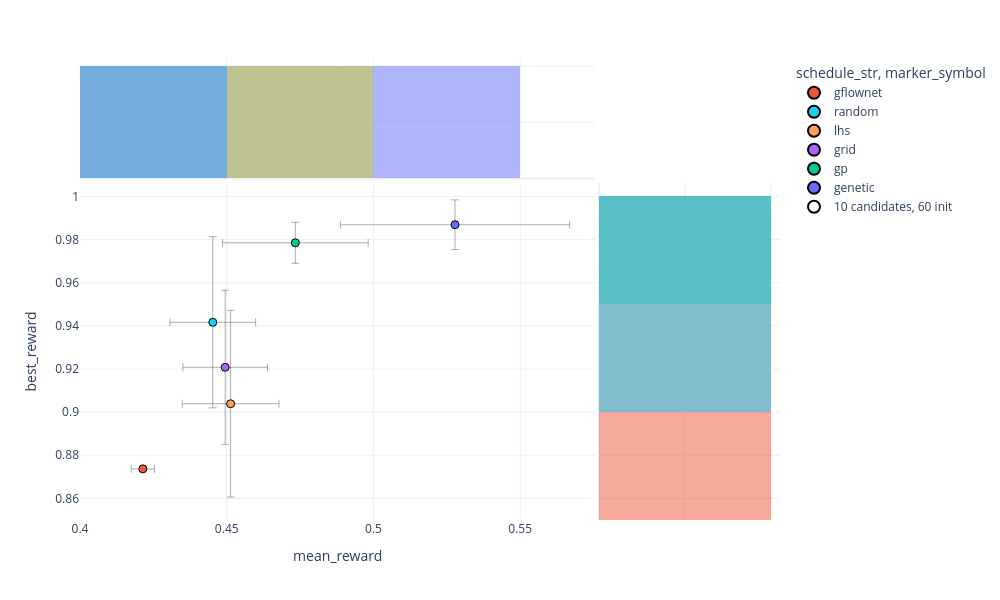

The code cell stored with this chart in its notebook:
### Code cell
plot_scatter(agg, symbols)

### Figure 1 — Plotly figure (JSON) as saved in the notebook; plotly's stock layout.template omitted (floating-point values rounded to 4 significant figures)
{"data": [{"customdata": [["60 + 10 * 6 | acquisition: top_k | init: random"]], "error_x": {"array": [0.03906], "color": "rgba(0,0,0,0.4)", "thickness": 0.8, "width": 4}, "error_y": {"array": [0.01152], "color": "rgba(0,0,0,0.4)", "thickness": 0.8, "width": 4}, "hovertemplate": "schedule_str=genetic:6<br>marker_symbol=0<br>mean_reward=%{x}<br>best_reward=%{y}<br>run=%{customdata[0]}<extra></extra>", "legendgroup": "genetic:6, 0", "marker": {"color": "#636efa", "line": {"color": "black", "width": 1}, "opacity": 1.0, "size": 8, "symbol": "circle"}, "mode": "markers", "name": "genetic:6, 0", "orientation": "v", "showlegend": false, "type": "scatter", "x": [0.5278], "xaxis": "x", "y": [0.9869], "yaxis": "y"}, {"bingroup": "x", "hovertemplate": "schedule_str=genetic:6<br>marker_symbol=0<br>mean_reward=%{x}<br>count=%{y}<extra></extra>", "legendgroup": "genetic:6, 0", "marker": {"color": "#636efa"}, "name": "genetic:6, 0", "opacity": 0.5, "showlegend": false, "type": "histogram", "x": [0.5278], "xaxis": "x3", "yaxis": "y3"}, {"bingroup": "y", "hovertemplate": "schedule_str=genetic:6<br>marker_symbol=0<br>best_reward=%{y}<br>count=%{x}<extra></extra>", "legendgroup": "genetic:6, 0", "marker": {"color": "#636efa"}, "name": "genetic:6, 0", "opacity": 0.5, "showlegend": false, "type": "histogram", "xaxis": "x2", "y": [0.9869], "yaxis": "y2"}, {"customdata": [["60 + 10 * 6 | acquisition: top_k | init: random | gfn_batch_size: 16 | gfn_n_train_steps: 150"]], "error_x": {"array": [0.003965], "color": "rgba(0,0,0,0.4)", "thickness": 0.8, "width": 4}, "error_y": {"array": [0.0], "color": "rgba(0,0,0,0.4)", "thickness": 0.8, "width": 4}, "hovertemplate": "schedule_str=gflownet:6<br>marker_symbol=0<br>mean_reward=%{x}<br>best_reward=%{y}<br>run=%{customdata[0]}<extra></extra>", "legendgroup": "gflownet:6, 0", "marker": {"color": "#EF553B", "line": {"color": "black", "width": 1}, "opacity": 1.0, "size": 8, "symbol": "circle"}, "mode": "markers", "name": "gflownet:6, 0", "orientation": "v", "showlegend": false, "type": "scatter", "x": [0.4214], "xaxis": "x", "y": [0.8737], "yaxis": "y"}, {"bingroup": "x", "hovertemplate": "schedule_str=gflownet:6<br>marker_symbol=0<br>mean_reward=%{x}<br>count=%{y}<extra></extra>", "legendgroup": "gflownet:6, 0", "marker": {"color": "#EF553B"}, "name": "gflownet:6, 0", "opacity": 0.5, "showlegend": false, "type": "histogram", "x": [0.4214], "xaxis": "x3", "yaxis": "y3"}, {"bingroup": "y", "hovertemplate": "schedule_str=gflownet:6<br>marker_symbol=0<br>best_reward=%{y}<br>count=%{x}<extra></extra>", "legendgroup": "gflownet:6, 0", "marker": {"color": "#EF553B"}, "name": "gflownet:6, 0", "opacity": 0.5, "showlegend": false, "type": "histogram", "xaxis": "x2", "y": [0.8737], "yaxis": "y2"}, {"customdata": [["60 + 10 * 6 | acquisition: top_k | init: random"]], "error_x": {"array": [0.02481], "color": "rgba(0,0,0,0.4)", "thickness": 0.8, "width": 4}, "error_y": {"array": [0.009518], "color": "rgba(0,0,0,0.4)", "thickness": 0.8, "width": 4}, "hovertemplate": "schedule_str=gp:6<br>marker_symbol=0<br>mean_reward=%{x}<br>best_reward=%{y}<br>run=%{customdata[0]}<extra></extra>", "legendgroup": "gp:6, 0", "marker": {"color": "#00cc96", "line": {"color": "black", "width": 1}, "opacity": 1.0, "size": 8, "symbol": "circle"}, "mode": "markers", "name": "gp:6, 0", "orientation": "v", "showlegend": false, "type": "scatter", "x": [0.4734], "xaxis": "x", "y": [0.9785], "yaxis": "y"}, {"bingroup": "x", "hovertemplate": "schedule_str=gp:6<br>marker_symbol=0<br>mean_reward=%{x}<br>count=%{y}<extra></extra>", "legendgroup": "gp:6, 0", "marker": {"color": "#00cc96"}, "name": "gp:6, 0", "opacity": 0.5, "showlegend": false, "type": "histogram", "x": [0.4734], "xaxis": "x3", "yaxis": "y3"}, {"bingroup": "y", "hovertemplate": "schedule_str=gp:6<br>marker_symbol=0<br>best_reward=%{y}<br>count=%{x}<extra></extra>", "legendgroup": "gp:6, 0", "marker": {"color": "#00cc96"}, "name": "gp:6, 0", "opacity": 0.5, "showlegend": false, "type": "histogram", "xaxis": "x2", "y": [0.9785], "yaxis": "y2"}, {"customdata": [["60 + 10 * 6 | acquisition: top_k | init: random"]], "error_x": {"array": [0.01443], "color": "rgba(0,0,0,0.4)", "thickness": 0.8, "width": 4}, "error_y": {"array": [0.03575], "color": "rgba(0,0,0,0.4)", "thickness": 0.8, "width": 4}, "hovertemplate": "schedule_str=grid:6<br>marker_symbol=0<br>mean_reward=%{x}<br>best_reward=%{y}<br>run=%{customdata[0]}<extra></extra>", "legendgroup": "grid:6, 0", "marker": {"color": "#ab63fa", "line": {"color": "black", "width": 1}, "opacity": 1.0, "size": 8, "symbol": "circle"}, "mode": "markers", "name": "grid:6, 0", "orientation": "v", "showlegend": false, "type": "scatter", "x": [0.4495], "xaxis": "x", "y": [0.9208], "yaxis": "y"}, {"bingroup": "x", "hovertemplate": "schedule_str=grid:6<br>marker_symbol=0<br>mean_reward=%{x}<br>count=%{y}<extra></extra>", "legendgroup": "grid:6, 0", "marker": {"color": "#ab63fa"}, "name": "grid:6, 0", "opacity": 0.5, "showlegend": false, "type": "histogram", "x": [0.4495], "xaxis": "x3", "yaxis": "y3"}, {"bingroup": "y", "hovertemplate": "schedule_str=grid:6<br>marker_symbol=0<br>best_reward=%{y}<br>count=%{x}<extra></extra>", "legendgroup": "grid:6, 0", "marker": {"color": "#ab63fa"}, "name": "grid:6, 0", "opacity": 0.5, "showlegend": false, "type": "histogram", "xaxis": "x2", "y": [0.9208], "yaxis": "y2"}, {"customdata": [["60 + 10 * 6 | acquisition: top_k | init: random"]], "error_x": {"array": [0.01648], "color": "rgba(0,0,0,0.4)", "thickness": 0.8, "width": 4}, "error_y": {"array": [0.04326], "color": "rgba(0,0,0,0.4)", "thickness": 0.8, "width": 4}, "hovertemplate": "schedule_str=lhs:6<br>marker_symbol=0<br>mean_reward=%{x}<br>best_reward=%{y}<br>run=%{customdata[0]}<extra></extra>", "legendgroup": "lhs:6, 0", "marker": {"color": "#FFA15A", "line": {"color": "black", "width": 1}, "opacity": 1.0, "size": 8, "symbol": "circle"}, "mode": "markers", "name": "lhs:6, 0", "orientation": "v", "showlegend": false, "type": "scatter", "x": [0.4513], "xaxis": "x", "y": [0.9039], "yaxis": "y"}, {"bingroup": "x", "hovertemplate": "schedule_str=lhs:6<br>marker_symbol=0<br>mean_reward=%{x}<br>count=%{y}<extra></extra>", "legendgroup": "lhs:6, 0", "marker": {"color": "#FFA15A"}, "name": "lhs:6, 0", "opacity": 0.5, "showlegend": false, "type": "histogram", "x": [0.4513], "xaxis": "x3", "yaxis": "y3"}, {"bingroup": "y", "hovertemplate": "schedule_str=lhs:6<br>marker_symbol=0<br>best_reward=%{y}<br>count=%{x}<extra></extra>", "legendgroup": "lhs:6, 0", "marker": {"color": "#FFA15A"}, "name": "lhs:6, 0", "opacity": 0.5, "showlegend": false, "type": "histogram", "xaxis": "x2", "y": [0.9039], "yaxis": "y2"}, {"customdata": [["60 + 10 * 6 | acquisition: top_k | init: random"]], "error_x": {"array": [0.01461], "color": "rgba(0,0,0,0.4)", "thickness": 0.8, "width": 4}, "error_y": {"array": [0.03966], "color": "rgba(0,0,0,0.4)", "thickness": 0.8, "width": 4}, "hovertemplate": "schedule_str=random:6<br>marker_symbol=0<br>mean_reward=%{x}<br>best_reward=%{y}<br>run=%{customdata[0]}<extra></extra>", "legendgroup": "random:6, 0", "marker": {"color": "#19d3f3", "line": {"color": "black", "width": 1}, "opacity": 1.0, "size": 8, "symbol": "circle"}, "mode": "markers", "name": "random:6, 0", "orientation": "v", "showlegend": false, "type": "scatter", "x": [0.4452], "xaxis": "x", "y": [0.9417], "yaxis": "y"}, {"bingroup": "x", "hovertemplate": "schedule_str=random:6<br>marker_symbol=0<br>mean_reward=%{x}<br>count=%{y}<extra></extra>", "legendgroup": "random:6, 0", "marker": {"color": "#19d3f3"}, "name": "random:6, 0", "opacity": 0.5, "showlegend": false, "type": "histogram", "x": [0.4452], "xaxis": "x3", "yaxis": "y3"}, {"bingroup": "y", "hovertemplate": "schedule_str=random:6<br>marker_symbol=0<br>best_reward=%{y}<br>count=%{x}<extra></extra>", "legendgroup": "random:6, 0", "marker": {"color": "#19d3f3"}, "name": "random:6, 0", "opacity": 0.5, "showlegend": false, "type": "histogram", "xaxis": "x2", "y": [0.9417], "yaxis": "y2"}, {"error_x": {"color": "rgba(0,0,0,0.4)", "thickness": 0.8, "width": 4}, "error_y": {"color": "rgba(0,0,0,0.4)", "thickness": 0.8, "width": 4}, "marker": {"color": "#ef553b", "line": {"color": "black", "width": 1}, "opacity": 1.0, "size": 8}, "mode": "markers", "name": "gflownet", "showlegend": true, "type": "scatter", "x": [null], "y": [null]}, {"error_x": {"color": "rgba(0,0,0,0.4)", "thickness": 0.8, "width": 4}, "error_y": {"color": "rgba(0,0,0,0.4)", "thickness": 0.8, "width": 4}, "marker": {"color": "#19d3f3", "line": {"color": "black", "width": 1}, "opacity": 1.0, "size": 8}, "mode": "markers", "name": "random", "showlegend": true, "type": "scatter", "x": [null], "y": [null]}, {"error_x": {"color": "rgba(0,0,0,0.4)", "thickness": 0.8, "width": 4}, "error_y": {"color": "rgba(0,0,0,0.4)", "thickness": 0.8, "width": 4}, "marker": {"color": "#ffa15a", "line": {"color": "black", "width": 1}, "opacity": 1.0, "size": 8}, "mode": "markers", "name": "lhs", "showlegend": true, "type": "scatter", "x": [null], "y": [null]}, {"error_x": {"color": "rgba(0,0,0,0.4)", "thickness": 0.8, "width": 4}, "error_y": {"color": "rgba(0,0,0,0.4)", "thickness": 0.8, "width": 4}, "marker": {"color": "#ab63fa", "line": {"color": "black", "width": 1}, "opacity": 1.0, "size": 8}, "mode": "markers", "name": "grid", "showlegend": true, "type": "scatter", "x": [null], "y": [null]}, {"error_x": {"color": "rgba(0,0,0,0.4)", "thickness": 0.8, "width": 4}, "error_y": {"color": "rgba(0,0,0,0.4)", "thickness": 0.8, "width": 4}, "marker": {"color": "#00cc96", "line": {"color": "black", "width": 1}, "opacity": 1.0, "size": 8}, "mode": "markers", "name": "gp", "showlegend": true, "type": "scatter", "x": [null], "y": [null]}, {"error_x": {"color": "rgba(0,0,0,0.4)", "thickness": 0.8, "width": 4}, "error_y": {"color": "rgba(0,0,0,0.4)", "thickness": 0.8, "width": 4}, "marker": {"color": "#636efa", "line": {"color": "black", "width": 1}, "opacity": 1.0, "size": 8}, "mode": "markers", "name": "genetic", "showlegend": true, "type": "scatter", "x": [null], "y": [null]}, {"marker": {"color": "white", "line": {"color": "black", "width": 1}, "size": 14, "symbol": "circle"}, "mode": "markers", "name": "10 candidates, 60 init", "showlegend": true, "type": "scatter", "x": [null], "y": [null]}], "layout": {"barmode": "overlay", "height": 600, "legend": {"itemsizing": "constant", "title": {"text": "schedule_str, marker_symbol"}, "tracegroupgap": 0, "traceorder": "grouped"}, "margin": {"t": 60}, "width": 1000, "xaxis": {"anchor": "y", "domain": [0.0, 0.7363], "title": {"text": "mean_reward"}}, "xaxis2": {"anchor": "y2", "domain": [0.7413, 1.0], "matches": "x2", "showgrid": true, "showline": false, "showticklabels": false, "ticks": ""}, "xaxis3": {"anchor": "y3", "domain": [0.0, 0.7363], "matches": "x", "showgrid": true, "showticklabels": false}, "xaxis4": {"anchor": "y4", "domain": [0.7413, 1.0], "matches": "x2", "showgrid": true, "showline": false, "showticklabels": false, "ticks": ""}, "yaxis": {"anchor": "x", "domain": [0.0, 0.7326], "title": {"text": "best_reward"}}, "yaxis2": {"anchor": "x2", "domain": [0.0, 0.7326], "matches": "y", "showgrid": true, "showticklabels": false}, "yaxis3": {"anchor": "x3", "domain": [0.7426, 1.0], "matches": "y3", "showgrid": true, "showline": false, "showticklabels": false, "ticks": ""}, "yaxis4": {"anchor": "x4", "domain": [0.7426, 1.0], "matches": "y3", "showgrid": true, "showline": false, "showticklabels": false, "ticks": ""}}}
